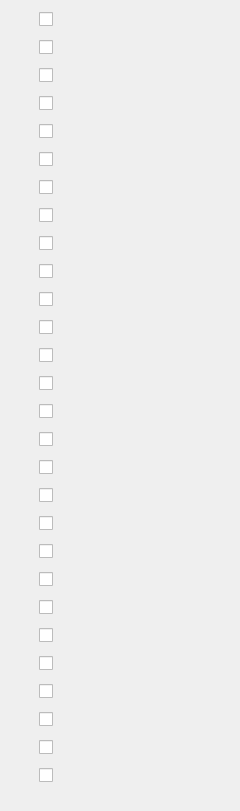
              <widget class="QWidget" name="scrollAreaWidgetContents">
               <property name="geometry">
                <rect>
                 <x>0</x>
                 <y>0</y>
                 <width>240</width>
                 <height>811</height>
                </rect>
               </property>
               <layout class="QVBoxLayout" name="verticalLayout_70">
                <property name="spacing">
                 <number>0</number>
                </property>
                <property name="leftMargin">
                 <number>0</number>
                </property>
                <property name="topMargin">
                 <number>0</number>
                </property>
                <property name="rightMargin">
                 <number>0</number>
                </property>
                <property name="bottomMargin">
                 <number>0</number>
                </property>
                <item>
                 <widget class="QWidget" name="widget_6" native="true">
                  <property name="sizePolicy">
                   <sizepolicy hsizetype="Preferred" vsizetype="Preferred">
                    <horstretch>1</horstretch>
                    <verstretch>1</verstretch>
                   </sizepolicy>
                  </property>
                  <property name="styleSheet">
                   <string notr="true">.QWidget {
    border: none;
    border-radius: 0px
}</string>
                  </property>
                  <layout class="QHBoxLayout" name="horizontalLayout_33">
                   <property name="spacing">
                    <number>20</number>
                   </property>
                   <property name="leftMargin">
                    <number>30</number>
                   </property>
                   <property name="topMargin">
                    <number>6</number>
                   </property>
                   <property name="rightMargin">
                    <number>0</number>
                   </property>
                   <property name="bottomMargin">
                    <number>0</number>
                   </property>
                   <item>
                    <widget class="QWidget" name="widget_9" native="true">
                     <property name="sizePolicy">
                      <sizepolicy hsizetype="Fixed" vsizetype="Preferred">
                       <horstretch>1</horstretch>
                       <verstretch>1</verstretch>
                      </sizepolicy>
                     </property>
                     <property name="minimumSize">
                      <size>
                       <width>30</width>
                       <height>0</height>
                      </size>
                     </property>
                     <layout class="QVBoxLayout" name="verticalLayout_67">
                      <property name="spacing">
                       <number>13</number>
                      </property>
                      <property name="topMargin">
                       <number>6</number>
                      </property>
                      <property name="rightMargin">
                       <number>3</number>
                      </property>
                      <property name="bottomMargin">
                       <number>0</number>
                      </property>
                      <item>
                       <widget class="QCheckBox" name="checkBox">
                        <property name="text">
                         <string/>
                        </property>
                       </widget>
                      </item>
                      <item>
                       <widget class="QCheckBox" name="checkBox_4">
                        <property name="text">
                         <string/>
                        </property>
                       </widget>
                      </item>
                      <item>
                       <widget class="QCheckBox" name="checkBox_2">
                        <property name="text">
                         <string/>
                        </property>
                       </widget>
                      </item>
                      <item>
                       <widget class="QCheckBox" name="checkBox_41">
                        <property name="text">
                         <string/>
                        </property>
                       </widget>
                      </item>
                      <item>
                       <widget class="QCheckBox" name="checkBox_3">
                        <property name="text">
                         <string/>
                        </property>
                       </widget>
                      </item>
                      <item>
                       <widget class="QCheckBox" name="checkBox_34">
                        <property name="text">
                         <string/>
                        </property>
                       </widget>
                      </item>
                      <item>
                       <widget class="QCheckBox" name="checkBox_6">
                        <property name="text">
                         <string/>
                        </property>
                       </widget>
                      </item>
                      <item>
                       <widget class="QCheckBox" name="checkBox_31">
                        <property name="text">
                         <string/>
                        </property>
                       </widget>
                      </item>
                      <item>
                       <widget class="QCheckBox" name="checkBox_5">
                        <property name="text">
                         <string/>
                        </property>
                       </widget>
                      </item>
                      <item>
                       <widget class="QCheckBox" name="checkBox_39">
                        <property name="text">
                         <string/>
                        </property>
                       </widget>
                      </item>
                      <item>
                       <widget class="QCheckBox" name="checkBox_9">
                        <property name="text">
                         <string/>
                        </property>
                       </widget>
                      </item>
                      <item>
                       <widget class="QCheckBox" name="checkBox_38">
                        <property name="text">
                         <string/>
                        </property>
                       </widget>
                      </item>
                      <item>
                       <widget class="QCheckBox" name="checkBox_7">
                        <property name="text">
                         <string/>
                        </property>
                       </widget>
                      </item>
                      <item>
                       <widget class="QCheckBox" name="checkBox_37">
                        <property name="text">
                         <string/>
                        </property>
                       </widget>
                      </item>
                      <item>
                       <widget class="QCheckBox" name="checkBox_8">
                        <property name="text">
                         <string/>
                        </property>
                       </widget>
                      </item>
                      <item>
                       <widget class="QCheckBox" name="checkBox_33">
                        <property name="text">
                         <string/>
                        </property>
                       </widget>
                      </item>
                      <item>
                       <widget class="QCheckBox" name="checkBox_10">
                        <property name="text">
                         <string/>
                        </property>
                       </widget>
                      </item>
                      <item>
                       <widget class="QCheckBox" name="checkBox_40">
                        <property name="text">
                         <string/>
                        </property>
                       </widget>
                      </item>
                      <item>
                       <widget class="QCheckBox" name="checkBox_11">
                        <property name="text">
                         <string/>
                        </property>
                       </widget>
                      </item>
                      <item>
                       <widget class="QCheckBox" name="checkBox_35">
                        <property name="text">
                         <string/>
                        </property>
                       </widget>
                      </item>
                      <item>
                       <widget class="QCheckBox" name="checkBox_12">
                        <property name="text">
                         <string/>
                        </property>
                       </widget>
                      </item>
                      <item>
                       <widget class="QCheckBox" name="checkBox_30">
                        <property name="text">
                         <string/>
                        </property>
                       </widget>
                      </item>
                      <item>
                       <widget class="QCheckBox" name="checkBox_13">
                        <property name="text">
                         <string/>
                        </property>
                       </widget>
                      </item>
                      <item>
                       <widget class="QCheckBox" name="checkBox_32">
                        <property name="text">
                         <string/>
                        </property>
                       </widget>
                      </item>
                      <item>
                       <widget class="QCheckBox" name="checkBox_14">
                        <property name="text">
                         <string/>
                        </property>
                       </widget>
                      </item>
                      <item>
                       <widget class="QCheckBox" name="checkBox_42">
                        <property name="text">
                         <string/>
                        </property>
                       </widget>
                      </item>
                      <item>
                       <widget class="QCheckBox" name="checkBox_36">
                        <property name="text">
                         <string/>
                        </property>
                       </widget>
                      </item>
                      <item>
                       <widget class="QCheckBox" name="checkBox_29">
                        <property name="text">
                         <string/>
                        </property>
                       </widget>
                      </item>
                      <item>
                       <widget class="QLabel" name="label_5">
                        <property name="sizePolicy">
                         <sizepolicy hsizetype="Preferred" vsizetype="Preferred">
                          <horstretch>0</horstretch>
                          <verstretch>1</verstretch>
                         </sizepolicy>
                        </property>
                        <property name="text">
                         <string/>
                        </property>
                       </widget>
                      </item>
                     </layout>
                    </widget>
                   </item>
                   <item>
                    <widget class="StatusLabel" name="statuslabel">
                     <property name="sizePolicy">
                      <sizepolicy hsizetype="Preferred" vsizetype="Preferred">
                       <horstretch>1</horstretch>
                       <verstretch>1</verstretch>
                      </sizepolicy>
                     </property>
                     <property name="styleSheet">
                      <string notr="true">QLabel {
    font: 17pt &quot;Bebas Kai&quot;;
    color: white;
}</string>
                     </property>
                     <property name="lineWidth">
                      <number>3</number>
                     </property>
                     <property name="midLineWidth">
                      <number>2</number>
                     </property>
                     <property name="text">
                      <string/>
                     </property>
                     <property name="textFormat">
                      <enum>Qt::AutoText</enum>
                     </property>
                     <property name="alignment">
                      <set>Qt::AlignLeading|Qt::AlignLeft|Qt::AlignTop</set>
                     </property>
                     <property name="wordWrap">
                      <bool>true</bool>
                     </property>
                     <property name="rules" stdset="0">
                      <string>[{&quot;name&quot;: &quot;program_tool_list&quot;, &quot;property&quot;: &quot;Text&quot;, &quot;expression&quot;: &quot;\&quot;\\n\&quot;.join(f\&quot;T{ch[1][x][0]}\&quot; for\nx in ch[0])&quot;, &quot;channels&quot;: [{&quot;url&quot;: &quot;gcode_properties:tools&quot;, &quot;trigger&quot;: true}, {&quot;url&quot;: &quot;status:tool_table&quot;, &quot;trigger&quot;: false}]}]</string>
                     </property>
                    </widget>
                   </item>
                  </layout>
                 </widget>
                </item>
               </layout>
              </widget>
